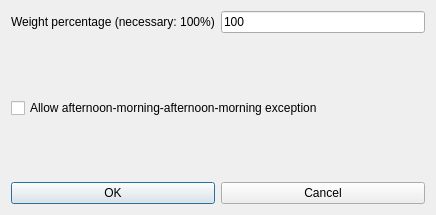
<?xml version="1.0" encoding="UTF-8"?>
<ui version="4.0">
 <class>ModifyConstraintStudentsMaxThreeConsecutiveDaysForm_template</class>
 <widget class="QDialog" name="ModifyConstraintStudentsMaxThreeConsecutiveDaysForm_template">
  <property name="geometry">
   <rect>
    <x>0</x>
    <y>0</y>
    <width>436</width>
    <height>215</height>
   </rect>
  </property>
  <property name="windowTitle">
   <string extracomment="This is the title of the dialog to modify a constraint of this type">Modify students max three consecutive days</string>
  </property>
  <layout class="QVBoxLayout" name="verticalLayout_2">
   <item>
    <layout class="QHBoxLayout" name="horizontalLayout_2">
     <item>
      <widget class="QLabel" name="weightTextLabel">
       <property name="frameShape">
        <enum>QFrame::NoFrame</enum>
       </property>
       <property name="frameShadow">
        <enum>QFrame::Plain</enum>
       </property>
       <property name="text">
        <string>Weight percentage (necessary: 100%)</string>
       </property>
       <property name="wordWrap">
        <bool>false</bool>
       </property>
      </widget>
     </item>
     <item>
      <widget class="QLineEdit" name="weightLineEdit">
       <property name="text">
        <string notr="true">100</string>
       </property>
      </widget>
     </item>
    </layout>
   </item>
   <item>
    <spacer name="verticalSpacer_2">
     <property name="orientation">
      <enum>Qt::Vertical</enum>
     </property>
     <property name="sizeHint" stdset="0">
      <size>
       <width>20</width>
       <height>39</height>
      </size>
     </property>
    </spacer>
   </item>
   <item>
    <layout class="QHBoxLayout" name="horizontalLayout_3">
     <item>
      <widget class="QCheckBox" name="allowAMAMExceptionCheckBox">
       <property name="text">
        <string>Allow afternoon-morning-afternoon-morning exception</string>
       </property>
      </widget>
     </item>
    </layout>
   </item>
   <item>
    <spacer name="verticalSpacer_3">
     <property name="orientation">
      <enum>Qt::Vertical</enum>
     </property>
     <property name="sizeHint" stdset="0">
      <size>
       <width>20</width>
       <height>38</height>
      </size>
     </property>
    </spacer>
   </item>
   <item>
    <layout class="QHBoxLayout" name="horizontalLayout">
     <item>
      <widget class="QPushButton" name="okPushButton">
       <property name="text">
        <string>OK</string>
       </property>
      </widget>
     </item>
     <item>
      <widget class="QPushButton" name="cancelPushButton">
       <property name="text">
        <string>Cancel</string>
       </property>
      </widget>
     </item>
    </layout>
   </item>
  </layout>
 </widget>
 <layoutdefault spacing="6" margin="11"/>
 <resources/>
 <connections/>
</ui>
